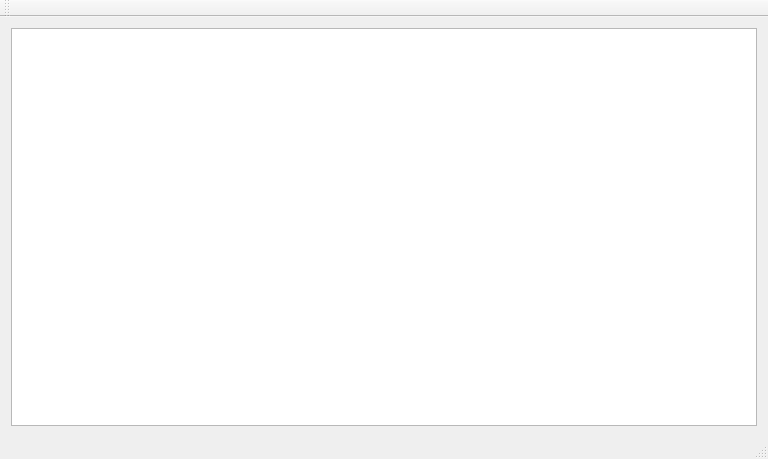
<?xml version="1.0" encoding="UTF-8"?>
<ui version="4.0">
 <class>MainWindow</class>
 <widget class="QMainWindow" name="MainWindow">
  <property name="geometry">
   <rect>
    <x>0</x>
    <y>0</y>
    <width>768</width>
    <height>459</height>
   </rect>
  </property>
  <property name="windowTitle">
   <string>MainWindow</string>
  </property>
  <widget class="QWidget" name="centralWidget">
   <layout class="QHBoxLayout" name="horizontalLayout">
    <item>
     <widget class="QTableView" name="tableView"/>
    </item>
   </layout>
  </widget>
  <widget class="QMenuBar" name="menuBar">
   <property name="geometry">
    <rect>
     <x>0</x>
     <y>0</y>
     <width>768</width>
     <height>26</height>
    </rect>
   </property>
  </widget>
  <widget class="QToolBar" name="mainToolBar">
   <attribute name="toolBarArea">
    <enum>TopToolBarArea</enum>
   </attribute>
   <attribute name="toolBarBreak">
    <bool>false</bool>
   </attribute>
  </widget>
  <widget class="QStatusBar" name="statusBar"/>
 </widget>
 <layoutdefault spacing="6" margin="11"/>
 <resources/>
 <connections/>
</ui>
